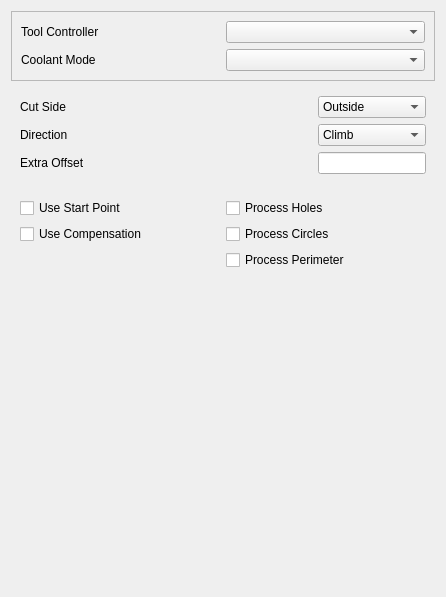
<?xml version="1.0" encoding="UTF-8"?>
<ui version="4.0">
 <class>Form</class>
 <widget class="QWidget" name="Form">
  <property name="geometry">
   <rect>
    <x>0</x>
    <y>0</y>
    <width>446</width>
    <height>597</height>
   </rect>
  </property>
  <property name="windowTitle">
   <string>Form</string>
  </property>
  <layout class="QGridLayout" name="gridLayout_4">
   <item row="0" column="0">
    <widget class="QFrame" name="frame">
     <property name="frameShape">
      <enum>QFrame::StyledPanel</enum>
     </property>
     <property name="frameShadow">
      <enum>QFrame::Raised</enum>
     </property>
     <layout class="QGridLayout" name="gridLayout_3">
      <item row="0" column="0">
       <widget class="QLabel" name="label">
        <property name="text">
         <string>Tool Controller</string>
        </property>
       </widget>
      </item>
      <item row="0" column="1">
       <widget class="QComboBox" name="toolController">
        <property name="toolTip">
         <string>&lt;html&gt;&lt;head/&gt;&lt;body&gt;&lt;p&gt;The tool and its settings to be used for this operation.&lt;/p&gt;&lt;/body&gt;&lt;/html&gt;</string>
        </property>
       </widget>
      </item>
      <item row="1" column="0">
       <widget class="QLabel" name="label_2">
        <property name="text">
         <string>Coolant Mode</string>
        </property>
       </widget>
      </item>
      <item row="1" column="1">
       <widget class="QComboBox" name="coolantController">
        <property name="toolTip">
         <string>&lt;html&gt;&lt;head/&gt;&lt;body&gt;&lt;p&gt;The tool and its settings to be used for this operation.&lt;/p&gt;&lt;/body&gt;&lt;/html&gt;</string>
        </property>
       </widget>
      </item>
     </layout>
    </widget>
   </item>
   <item row="1" column="0">
    <widget class="QWidget" name="widget" native="true">
     <layout class="QGridLayout" name="gridLayout">
      <item row="1" column="0">
       <widget class="QLabel" name="directionLabel">
        <property name="text">
         <string>Direction</string>
        </property>
       </widget>
      </item>
      <item row="0" column="1">
       <widget class="QComboBox" name="cutSide">
        <property name="toolTip">
         <string>&lt;html&gt;&lt;head/&gt;&lt;body&gt;&lt;p&gt;Specify if the profile should be performed inside or outside the base geometry features. This only matters if Use Compensation is checked (the default).&lt;/p&gt;&lt;/body&gt;&lt;/html&gt;</string>
        </property>
        <item>
         <property name="text">
          <string>Outside</string>
         </property>
        </item>
        <item>
         <property name="text">
          <string>Inside</string>
         </property>
        </item>
       </widget>
      </item>
      <item row="2" column="1">
       <widget class="Gui::InputField" name="extraOffset">
        <property name="sizePolicy">
         <sizepolicy hsizetype="Fixed" vsizetype="Fixed">
          <horstretch>0</horstretch>
          <verstretch>0</verstretch>
         </sizepolicy>
        </property>
        <property name="toolTip">
         <string>&lt;html&gt;&lt;head/&gt;&lt;body&gt;&lt;p&gt;The amount of extra material left by this operation in relation to the target shape.&lt;/p&gt;&lt;/body&gt;&lt;/html&gt;</string>
        </property>
       </widget>
      </item>
      <item row="1" column="1">
       <widget class="QComboBox" name="direction">
        <property name="toolTip">
         <string>&lt;html&gt;&lt;head/&gt;&lt;body&gt;&lt;p&gt;The direction in which the profile is performed, clockwise or counter clockwise.&lt;/p&gt;&lt;/body&gt;&lt;/html&gt;</string>
        </property>
        <item>
         <property name="text">
          <string>Climb</string>
         </property>
        </item>
        <item>
         <property name="text">
          <string>Conventional</string>
         </property>
        </item>
       </widget>
      </item>
      <item row="0" column="0">
       <widget class="QLabel" name="cutSideLabel">
        <property name="text">
         <string>Cut Side</string>
        </property>
       </widget>
      </item>
      <item row="2" column="0">
       <widget class="QLabel" name="extraOffsetLabel">
        <property name="text">
         <string>Extra Offset</string>
        </property>
       </widget>
      </item>
     </layout>
    </widget>
   </item>
   <item row="2" column="0">
    <widget class="QWidget" name="widget_2" native="true">
     <layout class="QGridLayout" name="gridLayout_2">
      <item row="0" column="0">
       <widget class="QCheckBox" name="useStartPoint">
        <property name="toolTip">
         <string>&lt;html&gt;&lt;head/&gt;&lt;body&gt;&lt;p&gt;Check if this operation should use a starting point.&lt;/p&gt;&lt;/body&gt;&lt;/html&gt;</string>
        </property>
        <property name="text">
         <string>Use Start Point</string>
        </property>
       </widget>
      </item>
      <item row="0" column="1">
       <widget class="QCheckBox" name="processHoles">
        <property name="toolTip">
         <string>&lt;html&gt;&lt;head/&gt;&lt;body&gt;&lt;p&gt;Check if this profile operation should also process holes in the base geometry.&lt;/p&gt;&lt;p&gt;&lt;br/&gt;&lt;/p&gt;&lt;p&gt;Found holes are automatically offset on the opposite cut side and performed in the opposite direction as perimeters.&lt;/p&gt;&lt;p&gt;&lt;br/&gt;&lt;/p&gt;&lt;p&gt;Note that this does not include cylindrical holes, the assumption being that they will get drilled.&lt;/p&gt;&lt;/body&gt;&lt;/html&gt;</string>
        </property>
        <property name="text">
         <string>Process Holes</string>
        </property>
       </widget>
      </item>
      <item row="1" column="0">
       <widget class="QCheckBox" name="useCompensation">
        <property name="toolTip">
         <string>&lt;html&gt;&lt;head/&gt;&lt;body&gt;&lt;p&gt;If checked the profile operation is offset by the tool radius. The offset direction is determined by the Cut Side.&lt;/p&gt;&lt;/body&gt;&lt;/html&gt;</string>
        </property>
        <property name="text">
         <string>Use Compensation</string>
        </property>
       </widget>
      </item>
      <item row="1" column="1">
       <widget class="QCheckBox" name="processCircles">
        <property name="toolTip">
         <string>&lt;html&gt;&lt;head/&gt;&lt;body&gt;&lt;p&gt;Check if you want this profile operation to also be applied to cylindrical holes, which normally get drilled.&lt;/p&gt;&lt;p&gt;&lt;br/&gt;&lt;/p&gt;&lt;p&gt;This can be useful if no drill of adequate size is available or the number of holes don't warrant a tool change.&lt;/p&gt;&lt;p&gt;&lt;br/&gt;&lt;/p&gt;&lt;p&gt;Note that the cut side and direction is reversed in respect to the specified values.&lt;/p&gt;&lt;/body&gt;&lt;/html&gt;</string>
        </property>
        <property name="text">
         <string>Process Circles</string>
        </property>
       </widget>
      </item>
      <item row="2" column="1">
       <widget class="QCheckBox" name="processPerimeter">
        <property name="toolTip">
         <string>&lt;html&gt;&lt;head/&gt;&lt;body&gt;&lt;p&gt;Check if this profile operation should also process the outside perimeter of the base geometry shapes.&lt;/p&gt;&lt;/body&gt;&lt;/html&gt;</string>
        </property>
        <property name="text">
         <string>Process Perimeter</string>
        </property>
       </widget>
      </item>
     </layout>
    </widget>
   </item>
   <item row="3" column="0">
    <spacer name="verticalSpacer">
     <property name="orientation">
      <enum>Qt::Vertical</enum>
     </property>
     <property name="sizeHint" stdset="0">
      <size>
       <width>20</width>
       <height>40</height>
      </size>
     </property>
    </spacer>
   </item>
  </layout>
 </widget>
 <customwidgets>
  <customwidget>
   <class>Gui::InputField</class>
   <extends>QLineEdit</extends>
   <header>Gui/InputField.h</header>
  </customwidget>
 </customwidgets>
 <tabstops>
  <tabstop>toolController</tabstop>
  <tabstop>cutSide</tabstop>
  <tabstop>direction</tabstop>
  <tabstop>extraOffset</tabstop>
  <tabstop>useStartPoint</tabstop>
  <tabstop>useCompensation</tabstop>
  <tabstop>processHoles</tabstop>
  <tabstop>processCircles</tabstop>
  <tabstop>processPerimeter</tabstop>
 </tabstops>
 <resources/>
 <connections/>
</ui>
